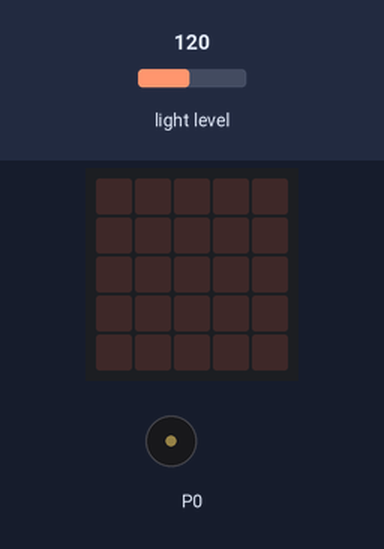
Recording of a program running on a simulated BBC micro:bit (MakeCode). Parts: the board's 5×5 LED display, buzzer (waves = sounding). The test bench sets the inputs (shaded band); at power-on: light level 120.

Above: at 1.2 s.
1.3 s: light level set to 52
2.8 s: light level set to 47
At 3.6 s:
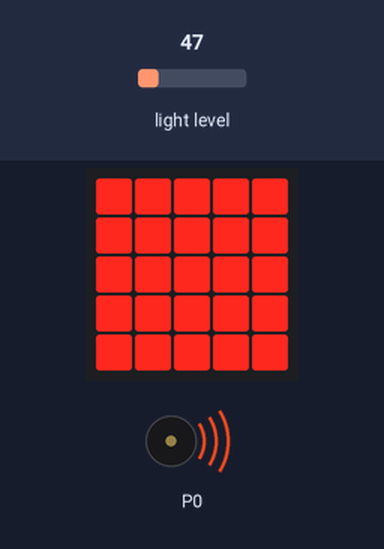
5.8 s: light level set to 64
At 6.3 s:
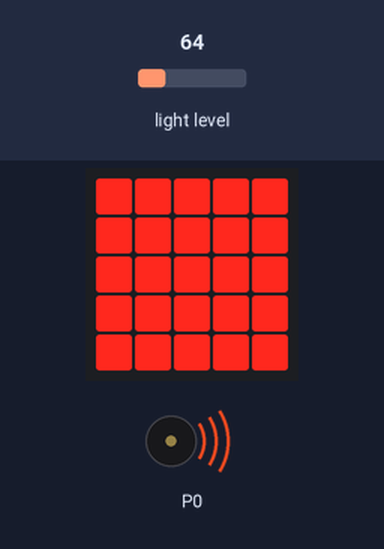
8.0 s: light level set to 5
At 8.2 s:
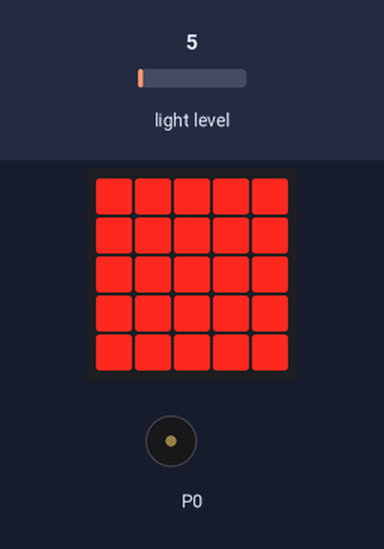
11.0 s: light level set to 128
At 12.8 s:
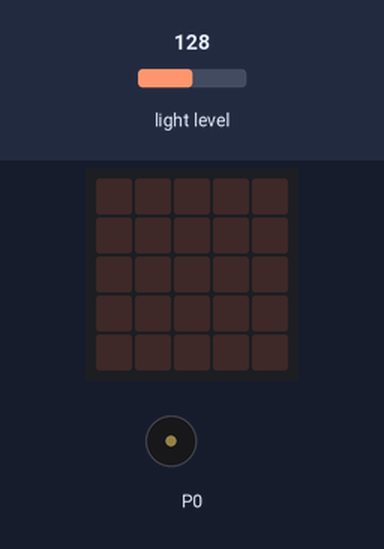
Timing chart, 0 to 14.2 s (numbered marks = the images above; inputs shaded):
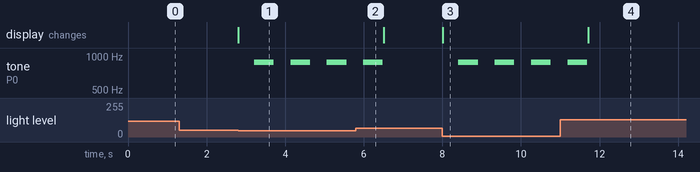

The program:

main.ts
```typescript
basic.forever(function () {
    if (input.lightLevel() < 50) {
        basic.showLeds(`
            # # # # #
            # # # # #
            # # # # #
            # # # # #
            # # # # #
            `)
        music.playTone(880, music.beat(BeatFraction.Whole))
    } else {
        basic.clearScreen()
    }
})
```

test.ts
```typescript
// 在此处测试；当此软件包作为插件使用时，将不会编译此软件包。
```

Measured:
- the behaviour switches between 50 and 49 on light level (found by bisection; images 0 and 1)
- after the input at 1.3 s, every drawn part: stays the same
- after the input at 2.8 s, tone on P0: alternates 880 Hz for 0.50 s and silent for 0.43 s, starting after 0.41 s; the display: changes at once (image 1)
- after the input at 5.8 s, tone on P0: goes on until 6.5 s, then stays silent
- after the input at 8.0 s, tone on P0: alternates 880 Hz for 0.50 s and silent for 0.43 s, starting after 0.41 s; the display: changes at once (image 3)
- after the input at 11.0 s, tone on P0: goes on until 11.7 s, then stays silent; the display: changes after 0.71 s (image 4)
